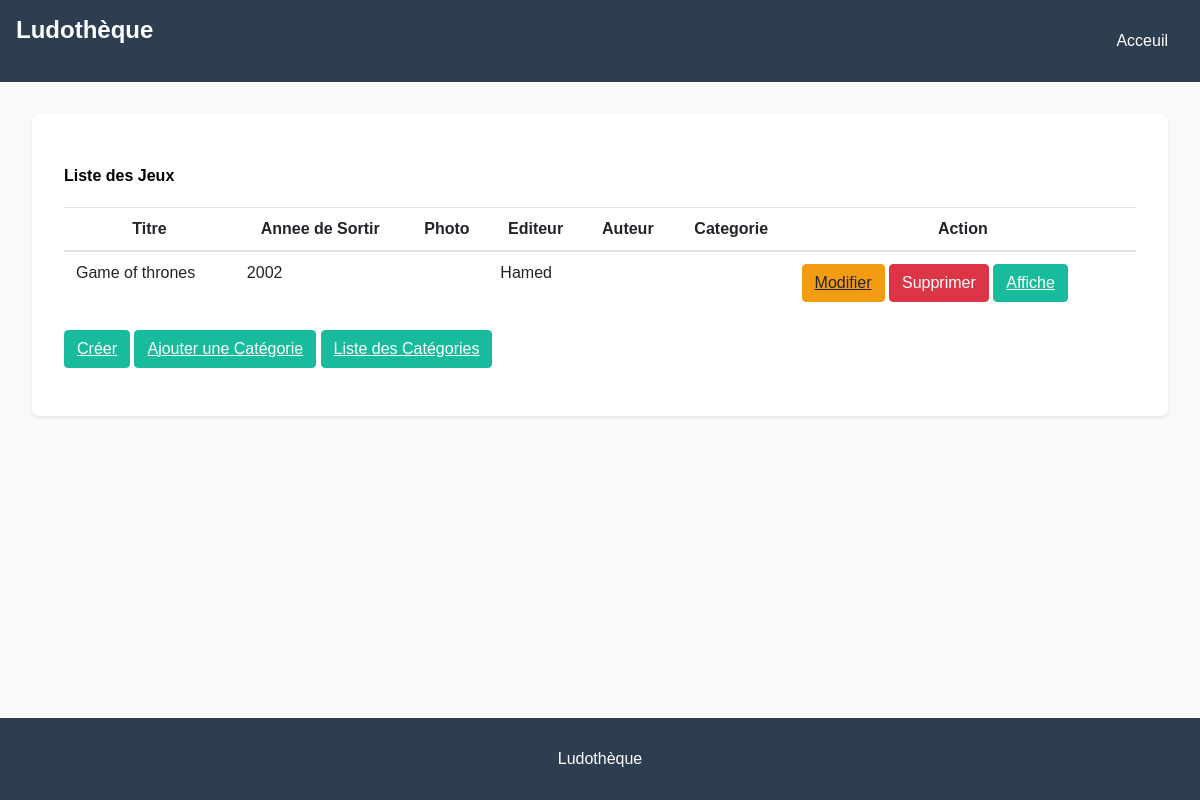
Page /jeux/ on the earlier database version.
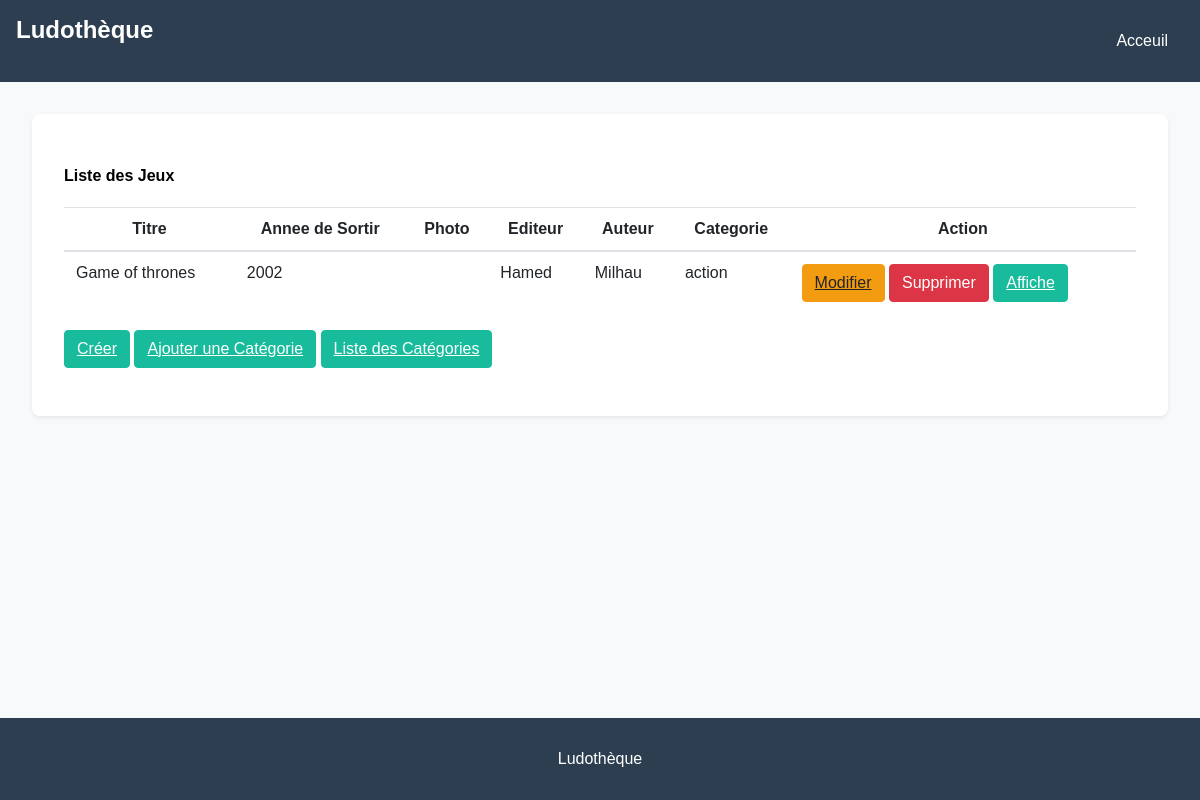
Same page on the later database version.
### myapp/models.py (models this page shows, shortened)
class Jeu(models.Model):
    titre = models.CharField(max_length=200)
    annee_sortie = models.IntegerField(default=2000)
    photo_boite = models.ImageField(upload_to='photo_boite', blank=True, null=True)
    editeur = models.CharField(max_length=200)
    auteur = models.ForeignKey(Auteur, on_delete=models.CASCADE, blank=True, null=True)
    categorie = models.ForeignKey(Categorie, on_delete=models.CASCADE, blank=True, null=True)

class Auteur(models.Model):
    nom = models.CharField(max_length=200)
    prenom = models.CharField(max_length=200)
    age = models.IntegerField()
    photos = models.ImageField(upload_to='photos', blank=True, null=True)

class Categorie(models.Model):
    nom = models.CharField(max_length=200)
    descriptif = models.TextField()

### myapp/views.py (the view)
# urls.py: path('jeux/', views.jeuList, name='jeu-liste'),
def jeuList(request):
    jeux = Jeu.objects.all()
    return render(request,'jeu/jeux_liste.html',{'jeux': jeux})

### myapp/templates/jeu/jeux_liste.html (shortened to what this page needs)
{% extends "base.html" %}
{% block content %}
<div class="card-body">
    <h4>Liste des Jeux</h4>
    <table class="table">
        <thead>
            <tr>
                <th scope="col">Titre</th>
                <th scope="col">Annee de Sortir</th>
                <th scope="col">Photo</th>
                <th scope="col">Editeur</th>
                <th scope="col">Auteur</th>
                <th scope="col">Categorie</th>
                <th scope="col">Action</th>
            </tr>
        </thead>
        <tbody>
            {% for jeu in jeux %}
            <tr>
                <td>{{ jeu.titre }}</td>
                <td>{{ jeu.annee_sortie }}</td>
                <td>{{ jeu.photo_boite }}</td>
                <td>{{ jeu.editeur }}</td>
                <td>{{ jeu.auteur.nom }}</td>
                <td>{{ jeu.categorie.nom }}</td>
                <td>
                    <a type="button" class="btn btn-warning" href="{% url 'update_jeu' jeu.id %}">Modifier</a>
                    <form action="{% url 'delete_jeu' jeu.id %}" method="post" style="display:inline;">
                        <button type="submit" class="btn btn-danger">Supprimer</button>
                    </form>
                    <a type="button" class="btn btn-success" href="{% url 'display_jeu' jeu.id %}">Affiche</a>
                </td>
            </tr>
            {% endfor %}
        </tbody>
    </table>
    <section class="table">
        <a type="button" class="btn btn-success" href="{% url 'create_jeu' %}">Créer</a>
        <a type="button" class="btn btn-success" href="{% url 'create_categorie' %}">Ajouter une Catégorie</a>
        <a type="button" class="btn btn-success" href="{% url 'categorie-liste' %}">Liste des Catégories</a>
    </section>
</div>
{% endblock %}

Differences in the rows shown:
changed Jeu "Game of thrones": auteur.nom (not shown) → "Milhau"; categorie.nom (not shown) → "action"
